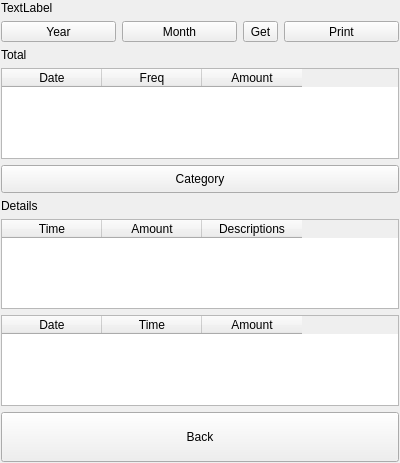
<?xml version="1.0" encoding="UTF-8"?>
<ui version="4.0">
 <class>dlgReport</class>
 <widget class="QDialog" name="dlgReport">
  <property name="geometry">
   <rect>
    <x>0</x>
    <y>0</y>
    <width>400</width>
    <height>463</height>
   </rect>
  </property>
  <property name="windowTitle">
   <string>Dialog</string>
  </property>
  <layout class="QGridLayout" name="gridLayout">
   <property name="leftMargin">
    <number>1</number>
   </property>
   <property name="topMargin">
    <number>1</number>
   </property>
   <property name="rightMargin">
    <number>1</number>
   </property>
   <property name="bottomMargin">
    <number>1</number>
   </property>
   <item row="8" column="0">
    <layout class="QHBoxLayout" name="horizontalLayout_2">
     <item>
      <widget class="QToolButton" name="btnBack">
       <property name="sizePolicy">
        <sizepolicy hsizetype="Preferred" vsizetype="Fixed">
         <horstretch>0</horstretch>
         <verstretch>0</verstretch>
        </sizepolicy>
       </property>
       <property name="minimumSize">
        <size>
         <width>0</width>
         <height>50</height>
        </size>
       </property>
       <property name="text">
        <string>Back</string>
       </property>
      </widget>
     </item>
    </layout>
   </item>
   <item row="3" column="0">
    <widget class="QTableWidget" name="tableReport">
     <property name="styleSheet">
      <string notr="true">QHeaderView                    // QTableWidget 标题头整个区域
{
    background:transparent;        // 整个标题头区域背景色
}

QHeaderView::section           // 标题头 每个单独的标题区域
{
    font-size:14px;                // 每个标题的字体大小
    font-family:&quot;Microsoft YaHei&quot;; // 每个标题的字体类型
    color:#FFFFFF;                 // 每个标题的字体颜色
 
    background:#60669B;            // 每个标题区域的背景色
    border:none;                   // 每个标题区域的边框
    text-align:left;               // 每个标题的对齐方式（貌似不能用）。建议使用tableWidget-&gt;horizontalHeader()-&gt;setDefaultAlignment(Qt::AlignLeft | Qt::AlignVCenter)
 
 
    min-height:49px;               // 标题区域的高度
    max-height:49px;               //
 
    margin-left:0px;               // 每个标题区域的margin
    padding-left:0px;              // 每个标题区域的padding
}
 
QTableWidget                   // 整个表格控件
{
    background:#FFFFFF;            // 整个表格控件 背景色
    border:none;                   // 整个表格控件 边框
 
    font-size:12px;                // 所有字体大小
    font-family:&quot;Microsoft YaHei&quot;; // 所有字体 family
    color:#666666;                 // 所有字体颜色
}
 
QTableWidget::item                // 每个单元格
{
    border-bottom:1px solid #EEF1F7 ; // 只显示每个单元格下边框
}
 
QTableWidget::item::selected      // 每个单元格被选中状态
{
    color:red;                        // 每个单元格被选中时 字体颜色
    background:#EFF4FF;               // 每个单元格被选中时 背景颜色
}
 
QScrollBar::handle:vertical        // 垂直滚动条 handle
{
    background: rgba(255,255,255,20%); // 垂直滚动条 handle 的背景色
    border: 0px solid grey;            // 垂直滚动条 handle 边框
    border-radius:3px;                 // 垂直滚动条 handle 圆角
    width: 8px;                        // 垂直滚动条 handle 宽度
}

QScrollBar::vertical                    // 垂直滚动条 区域
{
    border-width:1px;                       // 垂直滚动条 区域 边框宽度
    border-style: solid;                    // 垂直滚动条 区域 边框类型
    border-color: rgba(255, 255, 255, 10%); // 垂直滚动条 区域 边框颜色
    width: 8px;                             // 垂直滚动条 区域 宽度
    margin:0px 0px 0px 0px;                 // 垂直滚动条 区域 margin
    border-radius:3px;                      // 垂直滚动条 区域 圆角
}

QScrollBar::add-page:vertical, QScrollBar::sub-page:vertical // 垂直滚动条  handle上、下区域（未被handle占用的区域）
{
    background:rgba(255,255,255,10%);                            // 垂直滚动条 handle上、下区域的背景色
}

QScollBar::add-line:vertical, QScrollBar::sub-line:vertical  // 垂直滚动条 最顶端与最低端的区域
{
    background:transparent;                                      // 垂直滚动条 最顶端与最低端区域的背景色
}

</string>
     </property>
     <property name="alternatingRowColors">
      <bool>true</bool>
     </property>
     <attribute name="horizontalHeaderStretchLastSection">
      <bool>false</bool>
     </attribute>
     <column>
      <property name="text">
       <string>Date</string>
      </property>
     </column>
     <column>
      <property name="text">
       <string>Freq</string>
      </property>
     </column>
     <column>
      <property name="text">
       <string>Amount</string>
      </property>
     </column>
    </widget>
   </item>
   <item row="6" column="0">
    <widget class="QTableWidget" name="tableDetails">
     <property name="alternatingRowColors">
      <bool>true</bool>
     </property>
     <attribute name="horizontalHeaderStretchLastSection">
      <bool>false</bool>
     </attribute>
     <column>
      <property name="text">
       <string>Time</string>
      </property>
     </column>
     <column>
      <property name="text">
       <string>Amount</string>
      </property>
     </column>
     <column>
      <property name="text">
       <string>Descriptions</string>
      </property>
     </column>
    </widget>
   </item>
   <item row="0" column="0">
    <widget class="QLabel" name="lblTitle">
     <property name="text">
      <string>TextLabel</string>
     </property>
    </widget>
   </item>
   <item row="1" column="0">
    <layout class="QHBoxLayout" name="horizontalLayout">
     <item>
      <widget class="QToolButton" name="btnYear">
       <property name="sizePolicy">
        <sizepolicy hsizetype="Preferred" vsizetype="Fixed">
         <horstretch>0</horstretch>
         <verstretch>0</verstretch>
        </sizepolicy>
       </property>
       <property name="text">
        <string>Year</string>
       </property>
      </widget>
     </item>
     <item>
      <widget class="QToolButton" name="btnMonth">
       <property name="sizePolicy">
        <sizepolicy hsizetype="Preferred" vsizetype="Fixed">
         <horstretch>0</horstretch>
         <verstretch>0</verstretch>
        </sizepolicy>
       </property>
       <property name="text">
        <string>Month</string>
       </property>
      </widget>
     </item>
     <item>
      <widget class="QToolButton" name="btnGetData">
       <property name="text">
        <string>Get</string>
       </property>
      </widget>
     </item>
     <item>
      <widget class="QToolButton" name="btnPrint">
       <property name="sizePolicy">
        <sizepolicy hsizetype="Preferred" vsizetype="Fixed">
         <horstretch>0</horstretch>
         <verstretch>0</verstretch>
        </sizepolicy>
       </property>
       <property name="text">
        <string>Print</string>
       </property>
      </widget>
     </item>
    </layout>
   </item>
   <item row="5" column="0">
    <widget class="QLabel" name="lblDetails">
     <property name="text">
      <string>Details</string>
     </property>
    </widget>
   </item>
   <item row="7" column="0">
    <widget class="QTableWidget" name="tableCategory">
     <column>
      <property name="text">
       <string>Date</string>
      </property>
     </column>
     <column>
      <property name="text">
       <string>Time</string>
      </property>
     </column>
     <column>
      <property name="text">
       <string>Amount</string>
      </property>
     </column>
    </widget>
   </item>
   <item row="4" column="0">
    <widget class="QToolButton" name="btnCategory">
     <property name="sizePolicy">
      <sizepolicy hsizetype="Preferred" vsizetype="Fixed">
       <horstretch>0</horstretch>
       <verstretch>0</verstretch>
      </sizepolicy>
     </property>
     <property name="minimumSize">
      <size>
       <width>0</width>
       <height>28</height>
      </size>
     </property>
     <property name="text">
      <string>Category</string>
     </property>
    </widget>
   </item>
   <item row="2" column="0">
    <widget class="QLabel" name="lblTotal">
     <property name="text">
      <string>Total</string>
     </property>
    </widget>
   </item>
  </layout>
 </widget>
 <resources/>
 <connections/>
</ui>
